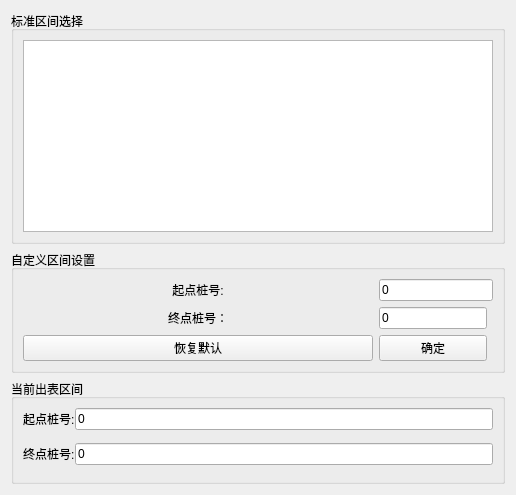
     <widget class="QWidget" name="tab_2">
      <attribute name="title">
       <string>单工程出表设置</string>
      </attribute>
      <layout class="QVBoxLayout" name="verticalLayout_6">
       <item>
        <widget class="QGroupBox" name="groupBox_4">
         <property name="title">
          <string>标准区间选择</string>
         </property>
         <layout class="QVBoxLayout" name="verticalLayout_8">
          <item>
           <widget class="QTableWidget" name="tableWidget">
            <property name="enabled">
             <bool>true</bool>
            </property>
           </widget>
          </item>
         </layout>
        </widget>
       </item>
       <item>
        <widget class="QGroupBox" name="groupBox_7">
         <property name="title">
          <string>自定义区间设置</string>
         </property>
         <layout class="QGridLayout" name="gridLayout">
          <item row="0" column="0">
           <widget class="QLabel" name="label">
            <property name="minimumSize">
             <size>
              <width>350</width>
              <height>0</height>
             </size>
            </property>
            <property name="text">
             <string>起点桩号:</string>
            </property>
            <property name="alignment">
             <set>Qt::AlignCenter</set>
            </property>
           </widget>
          </item>
          <item row="0" column="1" colspan="2">
           <widget class="QLineEdit" name="lineEdit">
            <property name="text">
             <string>0</string>
            </property>
           </widget>
          </item>
          <item row="1" column="0">
           <widget class="QLabel" name="label_2">
            <property name="layoutDirection">
             <enum>Qt::LeftToRight</enum>
            </property>
            <property name="text">
             <string>终点桩号：</string>
            </property>
            <property name="alignment">
             <set>Qt::AlignCenter</set>
            </property>
            <property name="margin">
             <number>0</number>
            </property>
           </widget>
          </item>
          <item row="2" column="0">
           <widget class="QPushButton" name="pushButton">
            <property name="text">
             <string>恢复默认</string>
            </property>
           </widget>
          </item>
          <item row="2" column="1">
           <widget class="QPushButton" name="pushButton_2">
            <property name="text">
             <string>确定</string>
            </property>
           </widget>
          </item>
          <item row="1" column="1">
           <widget class="QLineEdit" name="lineEdit_2">
            <property name="text">
             <string>0</string>
            </property>
           </widget>
          </item>
         </layout>
        </widget>
       </item>
       <item>
        <widget class="QGroupBox" name="groupBox_8">
         <property name="title">
          <string>当前出表区间</string>
         </property>
         <layout class="QVBoxLayout" name="verticalLayout_7">
          <item>
           <layout class="QHBoxLayout" name="horizontalLayout_4">
            <property name="spacing">
             <number>0</number>
            </property>
            <property name="sizeConstraint">
             <enum>QLayout::SetDefaultConstraint</enum>
            </property>
            <property name="bottomMargin">
             <number>7</number>
            </property>
            <item>
             <widget class="QLabel" name="label_4">
              <property name="text">
               <string>起点桩号:</string>
              </property>
             </widget>
            </item>
            <item>
             <widget class="QLineEdit" name="lineEdit_3">
              <property name="text">
               <string>0</string>
              </property>
              <property name="readOnly">
               <bool>true</bool>
              </property>
             </widget>
            </item>
           </layout>
          </item>
          <item>
           <layout class="QHBoxLayout" name="horizontalLayout_5">
            <item>
             <layout class="QHBoxLayout" name="horizontalLayout_6">
              <property name="spacing">
               <number>0</number>
              </property>
              <property name="sizeConstraint">
               <enum>QLayout::SetDefaultConstraint</enum>
              </property>
              <property name="bottomMargin">
               <number>7</number>
              </property>
              <item>
               <widget class="QLabel" name="label_6">
                <property name="text">
                 <string>终点桩号:</string>
                </property>
               </widget>
              </item>
              <item>
               <widget class="QLineEdit" name="lineEdit_5">
                <property name="text">
                 <string>0</string>
                </property>
                <property name="readOnly">
                 <bool>true</bool>
                </property>
               </widget>
              </item>
             </layout>
            </item>
           </layout>
          </item>
         </layout>
        </widget>
       </item>
      </layout>
     </widget>
